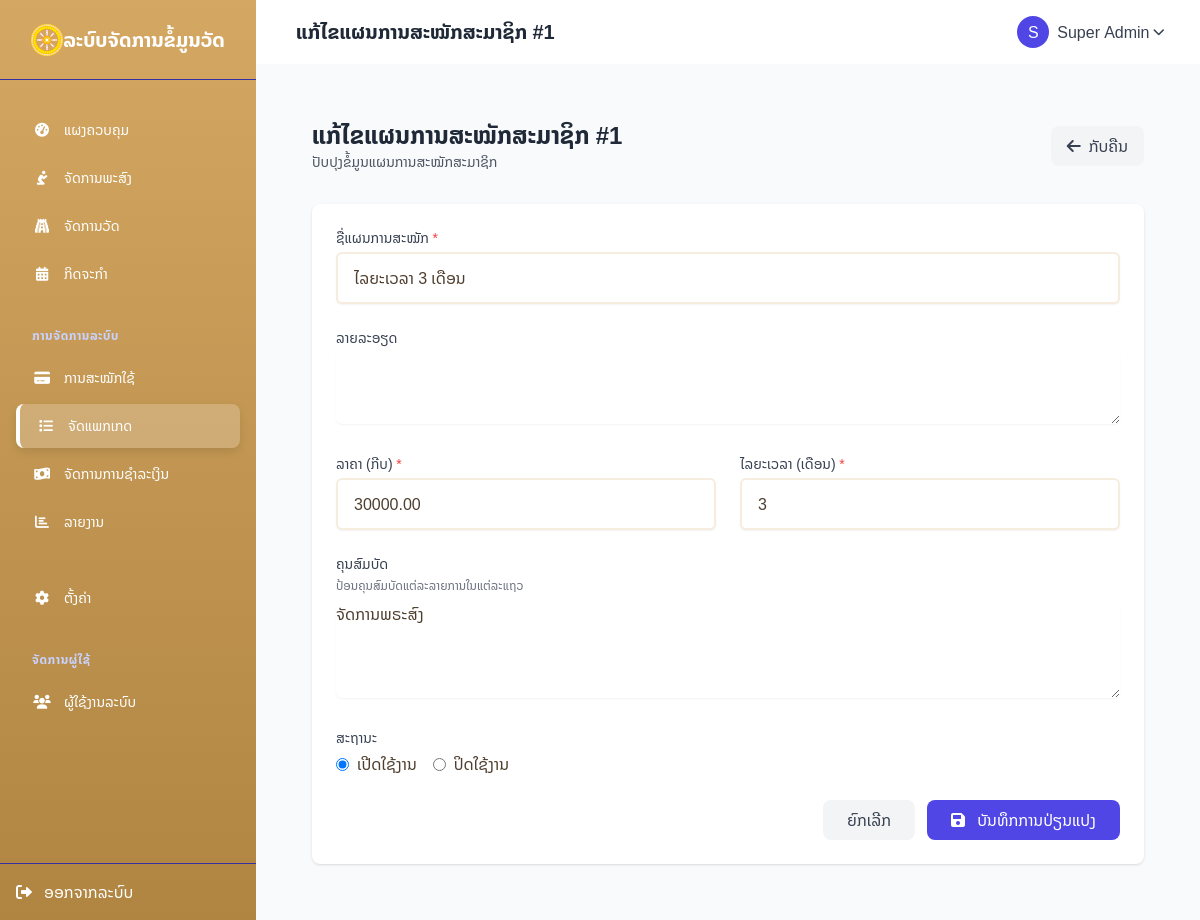
/subscription_plans/edit.php?id=1 (signed in), run on the app's committed database.
### tables this page shows
CREATE TABLE `subscription_plans` (
  `id` int(11) NOT NULL,
  `name` varchar(100) NOT NULL,
  `description` text DEFAULT NULL,
  `price` decimal(10,2) NOT NULL DEFAULT 0.00,
  `duration_months` int(11) NOT NULL DEFAULT 1,
  `features` text DEFAULT NULL,
  `status` enum('active','inactive') NOT NULL DEFAULT 'active',
  `created_at` datetime NOT NULL DEFAULT current_timestamp(),
  `updated_at` timestamp NULL DEFAULT current_timestamp() ON UPDATE current_timestamp()
);

### config/base_url.php (called while the page is built, shortened)
<?php
$base_url = "http://localhost/temples/";
?>

### subscription_plans/edit.php (the view, shortened to what this page needs)
<?php
require_once '../config/db.php';
require_once '../config/base_url.php';
$plan_id = (int)$_GET['id'];
try {
    $sql = "SELECT * FROM subscription_plans WHERE id = ?";
    $stmt = $pdo->prepare($sql);
    $stmt->execute([$plan_id]);
    $plan = $stmt->fetch();
} catch (PDOException $e) {
    $_SESSION['error'] = "ເກີດຂໍ້ຜິດພາດໃນການດຶງຂໍ້ມູນ: " . $e->getMessage();
    header('Location: ' . $base_url . 'subscription_plans/');
    exit;
}
$form_data = [
    'name' => $plan['name'],
    'description' => $plan['description'],
    'price' => $plan['price'],
    'duration_months' => $plan['duration_months'],
    'features' => $plan['features'],
    'status' => $plan['status']
];
require_once '../includes/header.php';
?>
<div class="max-w-4xl mx-auto px-4 sm:px-6 lg:px-8 py-8">
    <div class="flex justify-between items-center mb-8">
        <div>
            <h1 class="text-2xl font-bold text-gray-800">ແກ້ໄຂແຜນການສະໝັກສະມາຊິກ #<?= $plan_id ?></h1>
            <p class="text-sm text-gray-600">ປັບປຸງຂໍ້ມູນແຜນການສະໝັກສະມາຊິກ</p>
        </div>
        <div>
            <a href="<?= $base_url ?>subscription_plans/" class="bg-gray-100 hover:bg-gray-200 text-gray-700 py-2 px-4 rounded-lg flex items-center transition">
                <i class="fas fa-arrow-left mr-2"></i> ກັບຄືນ
            </a>
        </div>
    </div>
    <div class="bg-white rounded-lg shadow overflow-hidden">
        <form action="<?= $_SERVER['PHP_SELF'] ?>?id=<?= $plan_id ?>" method="POST" class="p-6">
            <div class="mb-6">
                <label for="name" class="block text-sm font-medium text-gray-700 mb-1">ຊື່ແຜນການສະໝັກ <span class="text-red-500">*</span></label>
                <input type="text" name="name" id="name" class="form-input rounded-md shadow-sm w-full" value="<?= htmlspecialchars($form_data['name']) ?>" required>
            </div>
            <div class="mb-6">
                <label for="description" class="block text-sm font-medium text-gray-700 mb-1">ລາຍລະອຽດ</label>
                <textarea name="description" id="description" rows="3" class="form-textarea rounded-md shadow-sm w-full"><?= htmlspecialchars($form_data['description']) ?></textarea>
            </div>
            <div class="grid grid-cols-1 md:grid-cols-2 gap-6 mb-6">
                <div>
                    <label for="price" class="block text-sm font-medium text-gray-700 mb-1">ລາຄາ (ກີບ) <span class="text-red-500">*</span></label>
                    <input type="number" name="price" id="price" class="form-input rounded-md shadow-sm w-full" min="0" step="1000" value="<?= $form_data['price'] ?>" required>
                </div>
                <div>
                    <label for="duration_months" class="block text-sm font-medium text-gray-700 mb-1">ໄລຍະເວລາ (ເດືອນ) <span class="text-red-500">*</span></label>
                    <input type="number" name="duration_months" id="duration_months" class="form-input rounded-md shadow-sm w-full" min="1" value="<?= $form_data['duration_months'] ?>" required>
                </div>
            </div>
            <div class="mb-6">
                <label for="features" class="block text-sm font-medium text-gray-700 mb-1">ຄຸນສົມບັດ</label>
                <p class="text-xs text-gray-500 mb-2">ປ້ອນຄຸນສົມບັດແຕ່ລະລາຍການໃນແຕ່ລະແຖວ</p>
                <textarea name="features" id="features" rows="4" class="form-textarea rounded-md shadow-sm w-full" placeholder="- ຄຸນສົມບັດທີ 1&#10;- ຄຸນສົມບັດທີ 2&#10;- ຄຸນສົມບັດທີ 3"><?= htmlspecialchars($form_data['features']) ?></textarea>
            </div>
            <div class="mb-6">
                <label class="block text-sm font-medium text-gray-700 mb-1">ສະຖານະ</label>
                <div class="flex space-x-4">
                    <label class="inline-flex items-center">
                        <input type="radio" name="status" value="active" class="form-radio" <?= $form_data['status'] === 'active' ? 'checked' : '' ?>>
                        <span class="ml-2">ເປີດໃຊ້ງານ</span>
                    </label>
                    <label class="inline-flex items-center">
                        <input type="radio" name="status" value="inactive" class="form-radio" <?= $form_data['status'] === 'inactive' ? 'checked' : '' ?>>
                        <span class="ml-2">ປິດໃຊ້ງານ</span>
                    </label>
                </div>
            </div>
            <div class="flex justify-end space-x-3">
                <a href="<?= $base_url ?>subscription_plans/" class="px-6 py-2 bg-gray-100 hover:bg-gray-200 text-gray-700 rounded-lg transition">
                    ຍົກເລີກ
                </a>
                <button type="submit" class="px-6 py-2 bg-indigo-600 hover:bg-indigo-700 text-white rounded-lg transition">
                    <i class="fas fa-save mr-2"></i> ບັນທຶກການປ່ຽນແປງ
                </button>
            </div>
        </form>
    </div>
</div>
<?php
require_once '../includes/footer.php';
?>

### assets/css/head.css (style rules this page uses)
body { font-family: 'Noto Sans Lao', sans-serif; background-color: #F9FAFB; }
:root { --color-primary: #D4A762; --color-primary-dark: #B08542; --color-secondary: #9B7C59; --color-accent: #E9CDA8; --color-light: #F9F5F0; --color-lightest: #FFFCF7; --color-dark: #4E3E2E; --color-muted: #8E7D6A; --color-success: #7A9B78; --color-danger: #C57B70; }
body { color: var(--color-dark); background-color: var(--color-lightest); }
.form-input, .form-select { border: 2px solid rgba(212, 167, 98, 0.2); padding: 0.75rem 1rem; border-radius: 0.75rem; transition: all 0.2s; }

### data on the page
subscription_plans: name "ໄລຍະເວລາ 3 ເດືອນ", price "30000.00", duration_months "3", features "ຈັດການພຣະສົງ", status "☑ ເປີດໃຊ້ງານ", status "☐ ປິດໃຊ້ງານ"

### other printed values
$page_title "ແກ້ໄຂແຜນການສະໝັກສະມາຊິກ #1"
substr($_SESSION['user']['name'], 0, 1) "S"
$_SESSION['user']['name'] "Super Admin"
$plan_id "1"
